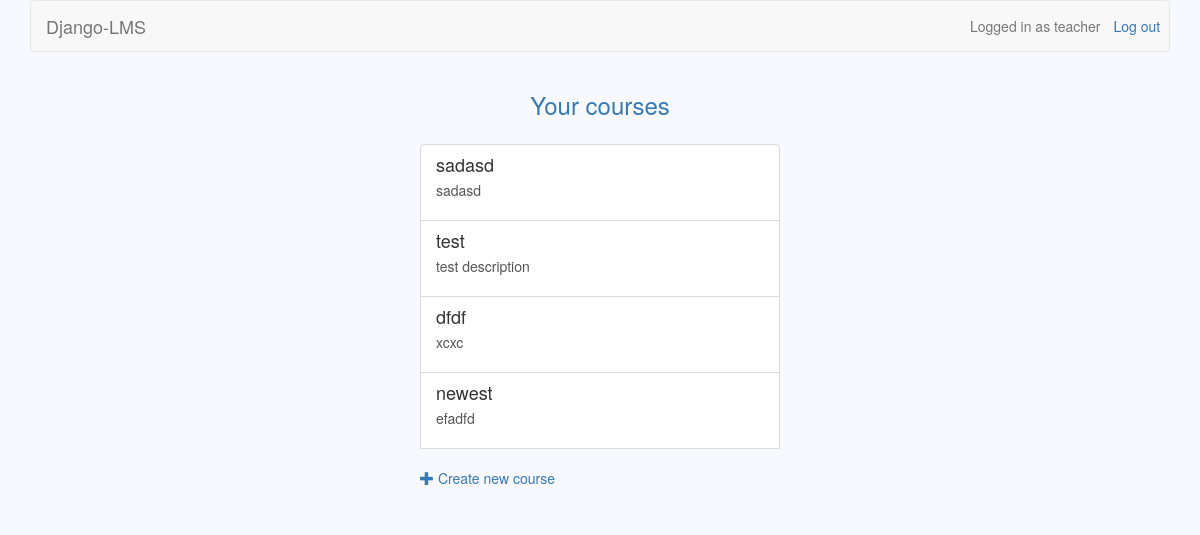
Screenshot of /courses/ (signed in) with the database file from the repository.
### users/models.py (models this page shows, shortened)
class User(AbstractBaseUser):
	username = models.CharField(max_length=30, unique=True)
	email = models.EmailField(max_length=30, unique=True)
	is_teacher = models.BooleanField(default=False)
	date_joined = models.DateTimeField(default=timezone.now)
	is_active = models.BooleanField(default=True)
	USERNAME_FIELD = 'username'
	objects = UserManager()

### courses/models.py (models this page shows)
class Course(models.Model):
	owner = models.CharField(max_length=30)
	name = models.CharField(max_length=30)
	description = models.TextField(blank=True)
	updated = models.DateTimeField(auto_now=True)
	participants = models.ManyToManyField(settings.AUTH_USER_MODEL, blank=True, through='Participation')

### courses/views.py (the view)
@user_passes_test(teacher_check)
def teacher_page(request):
	courses = Course.objects.filter(owner=request.user).order_by('-updated')
	return render(request, 'teacher_page.html', {'courses': courses})

### courses/views.py (called while the page is built)
def teacher_check(user):
    return user.is_teacher

### courses/templates/teacher_page.html
{% extends 'base.html' %}
{% block header_text %}
	{% if messages %}
	    {% for message in messages %}
	    	{{ message }}
	    {% endfor %}
	{% else %}
		Your courses
	{% endif %}
{% endblock %}
{% block dashboard %}
	{% for course in courses %}
		<a class="list-group-item" href="{% url 'edit_course' course.id %}">
			<h4 class="list-group-item-heading">{{ course.name }}</h4>
			<p class="list-group-item-description">{{ course.description }}</p>
		</a>
	{% endfor %}
	<br>
	<a href="{% url 'create_course' %}">
		<span class="glyphicon glyphicon-plus"></span>
		Create new course
	</a>
{% endblock %}

### django-lms/templates/base.html (shortened to what this page needs)
{% load staticfiles %}
<!DOCTYPE html>
<html>
    <head>
        <link href="/static/bootstrap/css/bootstrap.min.css" rel="stylesheet">
        <link href="/static/base.css" rel="stylesheet">
	</head>
    <body>
        <div class="container">
            <nav class="navbar navbar-default" role="navigation">
                {% if user.is_active %}
                    {% if user.is_teacher %}
                        <a class="navbar-brand" href="{% url 'teacher_page' %}">Django-LMS</a>
                    {% else %}
                        <a class="navbar-brand" href="{% url 'student_page' %}">Django-LMS</a>
                    {% endif %}
                    <a class="btn navbar-btn navbar-right" id="id_logout" href="{% url 'logout' %}">Log out</a>
                    <span class="navbar-text navbar-right">Logged in as {{ user.username }}</span>
                {% else %}
                    <a class="navbar-brand" href="/">Django-LMS</a>
                    <a class="btn navbar-btn navbar-right" id="id_login" href="{% url 'login' %}">Log in</a>
                    <a class="btn navbar-btn navbar-right" id="id_signup" href="{% url 'signup' %}">Sign up</a>
                {% endif %}
            </nav>
            <div class="row">
                <h3 class="text-primary text-center">{% block header_text %}{% endblock %}</h3>
                <form class="form-horizontal col-md-6 col-md-offset-5" action="{% block form_action %}{% endblock %}"
                    method="POST">
                    <div class="form-group col-xs-4">
                    </div>
                </form>
                <div class="col-md-4 col-md-offset-4" >
                    <div class="list-group">
                        {% block dashboard %}{% endblock %}
                    </div>
                </div>
            </div>
        </div>
    </body>
</html>

### django-lms/static/base.css (style rules this page uses)
body { background-color: #F8F8FF; }
#id_login, #id_logout { padding-right: 2%; }
.list-group-item-description { overflow: hidden; text-overflow: ellipsis; }

### rows the page displays
User: username "teacher"
Course: name "sadasd", description "sadasd"
Course: name "test", description "test description"
Course: name "dfdf", description "xcxc"
Course: name "newest", description "efadfd"
